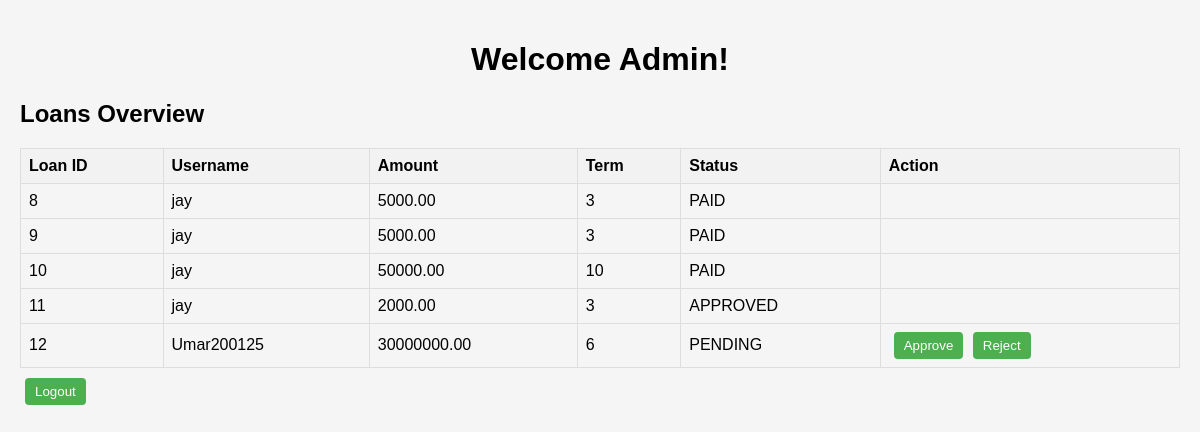
Page /view_loans/ (signed in) on the committed database.
### app/models.py (models this page shows)
class Loan(models.Model):
    customer = models.ForeignKey(Customer, on_delete=models.CASCADE)
    amount = models.DecimalField(max_digits=10, decimal_places=2)
    term = models.IntegerField()
    state = models.CharField(max_length=10, default='PENDING')

class Customer(models.Model):
    user = models.OneToOneField(User, on_delete=models.CASCADE)

### app/views.py (the view, shortened to what this page needs)
# urls.py: path('view_loans/', views.view_loans, name='loan_view'),
@login_required
def view_loans(request):
    user = request.user
    if user.is_staff:
        loans = Loan.objects.all()
        return render(request, 'app/admin_view_loans.html', {'loans': loans})

### app/templates/app/admin_view_loans.html (shortened to what this page needs)
<!DOCTYPE html>
<html>
<head>
</head>
<body>
    <h1>Welcome Admin!</h1>
    <h2>Loans Overview</h2>
    <table border="1">
        <thead>
            <tr>
                <th>Loan ID</th>
                <th>Username</th>
                <th>Amount</th>
                <th>Term</th>
                <th>Status</th>
                <th>Action</th>
            </tr>
        </thead>
        <tbody>
            {% for loan in loans %}
            <tr>
                <td>{{ loan.id }}</td>
                <td>{{ loan.customer.user }}</td>
                <td>{{ loan.amount }}</td>
                <td>{{ loan.term }}</td>
                <td>{{ loan.state }}</td>
                <td>
                    {% if loan.state == 'PENDING' %}
                    <form method="post" action="{% url 'change_loan_status' loan.id %}">
                        <button type="submit">Approve</button>
                    </form>
                    <form method="post" action="{% url 'change_loan_status' loan.id %}">
                        <button type="submit">Reject</button>
                    </form>
                    {% endif %}
                </td>
            </tr>
            {% endfor %}
        </tbody>
    </table>
    <form action="{% url 'logout' %}" method="post">
        <button type="submit">Logout</button>
    </form>
</body>
</html>

### app/templates/app/admin_view_loans.html (style rules this page uses)
body { font-family: Arial, sans-serif; background-color: #f5f5f5; margin: 0; padding: 20px; }
h1 { text-align: center; }
h2 { margin-top: 20px; }
table { width: 100%; border-collapse: collapse; margin-top: 20px; }
th, td { border: 1px solid #dddddd; padding: 8px; text-align: left; }
th { background-color: #f2f2f2; }
td form { display: inline; }
button { padding: 6px 10px; border: none; cursor: pointer; border-radius: 4px; }
button[type="submit"] { background-color: #4CAF50; color: white; }
button[type="submit"]:last-child { margin-left: 5px; }
form { margin-bottom: 0; }
form:last-child { margin-top: 10px; }

### rows in the picture
Loan: id "8", customer.user "jay", amount "5000.00", term "3", state "PAID"
Loan: id "9", customer.user "jay", amount "5000.00", term "3", state "PAID"
Loan: id "10", customer.user "jay", amount "50000.00", term "10", state "PAID"
Loan: id "11", customer.user "jay", amount "2000.00", term "3", state "APPROVED"
Loan: id "12", customer.user "Umar200125", amount "30000000.00", term "6", state "PENDING", shows "Approve"
